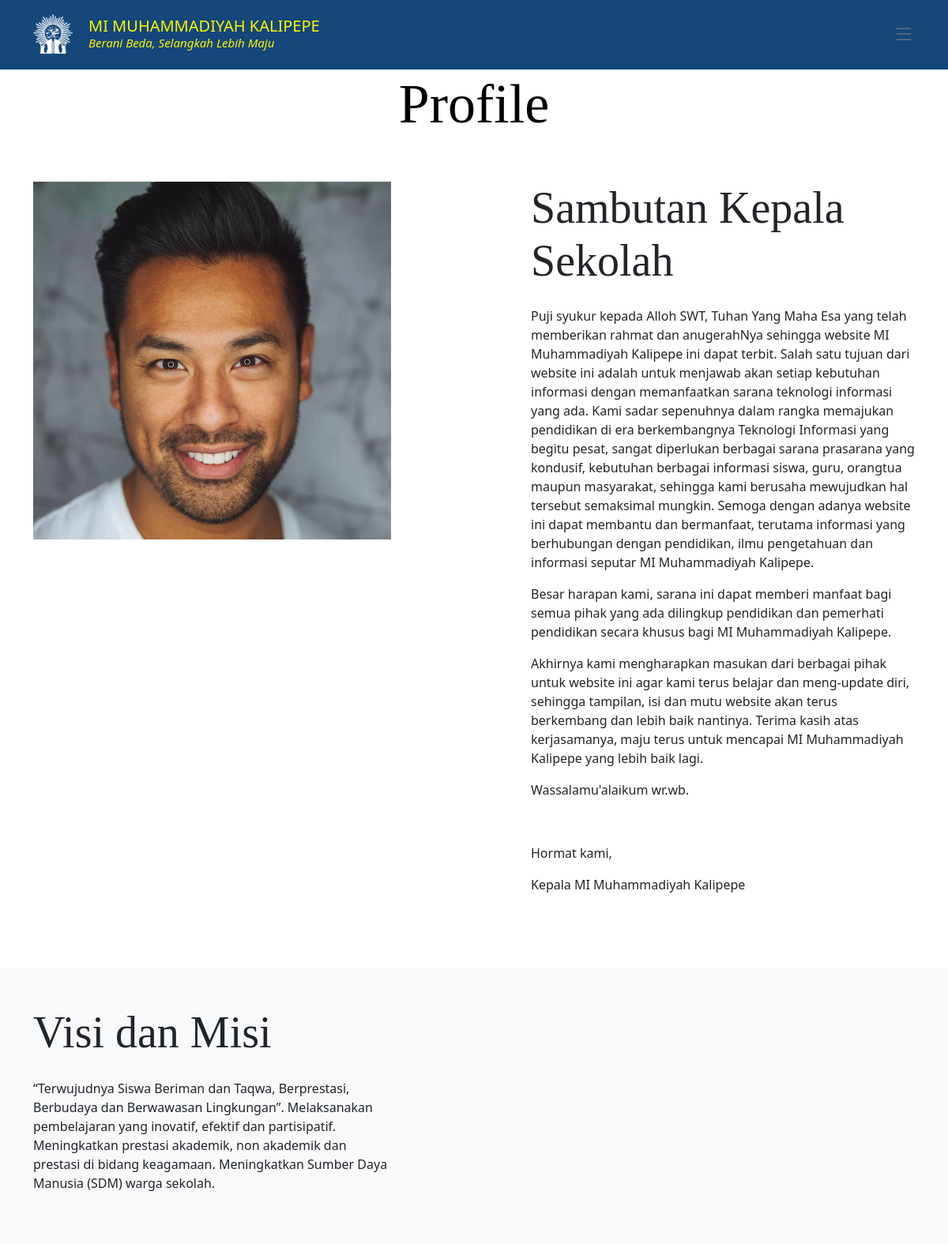
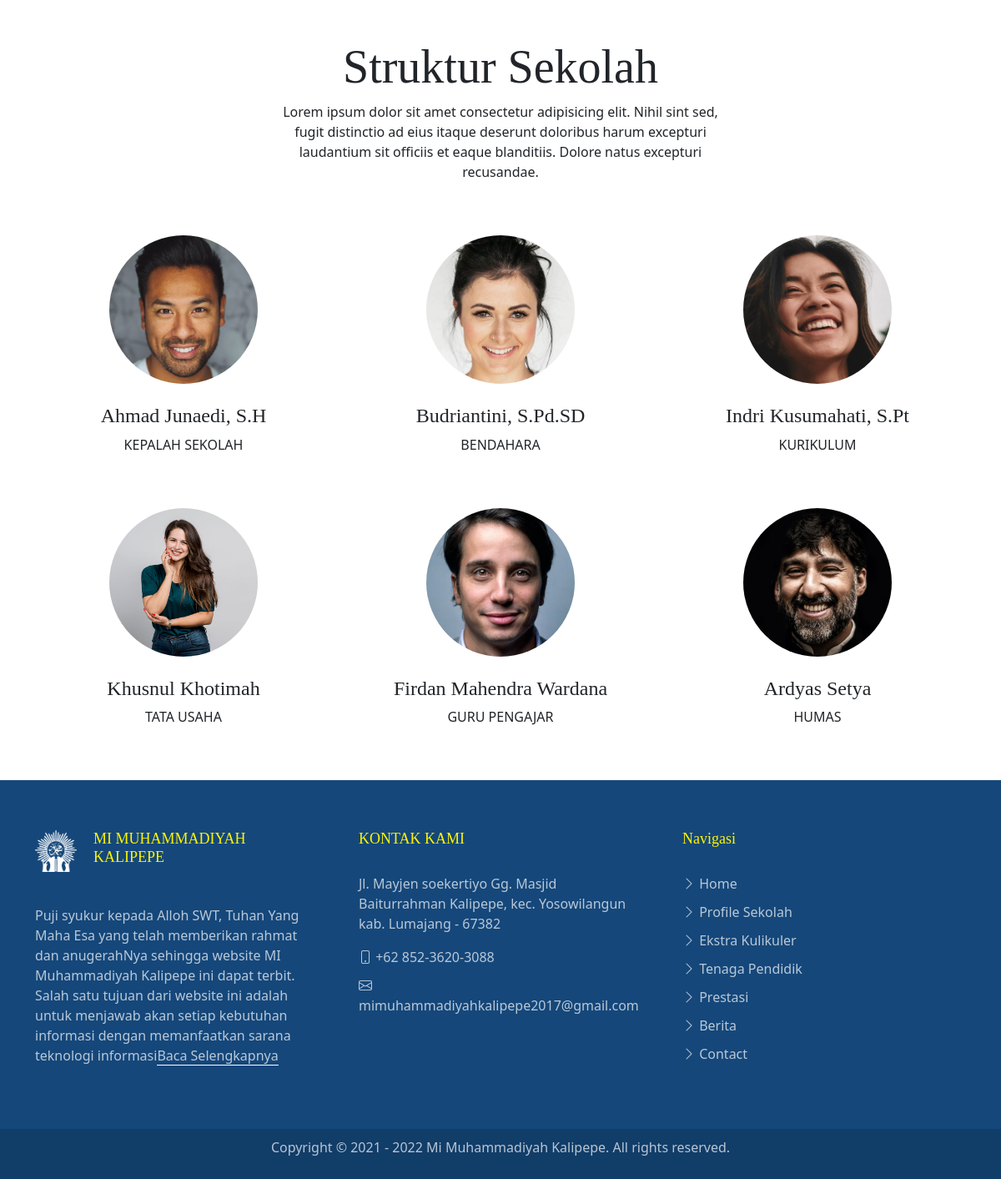
/index.php/home/profile, run on the app's committed database (2 pictures, top to bottom).
### tables this page shows
CREATE TABLE `tb_profile` (
  `id_profile` int(11) NOT NULL,
  `id_kategori` int(11) NOT NULL,
  `judul_profile` longtext NOT NULL,
  `deskripsi_profile` longtext NOT NULL,
  `gambar_profile` varchar(64) NOT NULL
);

CREATE TABLE `tb_struktur` (
  `id_struktur` int(11) NOT NULL,
  `nama_guru` varchar(64) NOT NULL,
  `nip_guru` int(18) NOT NULL,
  `id_jabatan` int(11) NOT NULL,
  `id_pendidikan` int(11) NOT NULL,
  `pendidikan_terakhir` varchar(64) NOT NULL,
  `foto_guru` varchar(64) NOT NULL
);

CREATE TABLE `tb_jabatan` (
  `id_jabatan` int(11) NOT NULL,
  `nama_jabatan` varchar(15) NOT NULL
);

### application/controllers/Home.php (called while the page is built, shortened)
<?php
class Home extends CI_Controller {
	public function __construct(){
		$this->load->model('main_model','', TRUE);
		$this->load->model('ModelProfile');
		$this->load->model('ModelStruktur');
		$this->load->model('ModelGuru');
		$this->load->model('ModelProfile');
		$this->load->model('ModelGaleri');
		$this->load->library('pagination');
		$this->load->helper('url');
	}
	public function profile(){
		$data['struktur'] = $this->ModelStruktur->read_struktur();
        $data['profile'] =$this->ModelProfile->read_profile()->result();
        $data['visi'] =$this->ModelProfile->read_profile_visi()->result();
		$this->load->view('profile',$data);
	}
}

### index.php (called while the page is built, shortened)
<?php
require_once BASEPATH.'core/CodeIgniter.php';

### application/models/ModelProfile.php (called while the page is built, shortened)
<?php
class ModelProfile extends CI_Model{
    function read_profile(){
        $this->db->select('*');
        $this->db->from('tb_profile');
        $this->db->where('id_kategori', '1');
        return $this->db->get();
    }
    function read_profile_visi(){
        $this->db->select('*');
        $this->db->from('tb_profile');
        $this->db->where('id_kategori', '2');
        return $this->db->get();
    }
}
 ?>

### application/models/ModelStruktur.php (called while the page is built, shortened)
<?php
class ModelStruktur extends CI_Model{
    function read_struktur(){
        $this->db->select('*');
        $this->db->from('tb_struktur');
        $this->db->join('tb_pendidikan','tb_pendidikan.id_pendidikan=tb_struktur.id_pendidikan');
        $this->db->join('tb_jabatan','tb_jabatan.id_jabatan=tb_struktur.id_jabatan');
        $this->db->order_by('id_struktur','ASC');
        $query = $this->db->get();
        return $query->result();
    }
}
 ?>

### application/views/profile.php (the view, shortened to what this page needs)
<!DOCTYPE html>
<html lang="en">
<head>
  <?php $this->load->view('_template/head') ?>
</head>
<body>
  <?php $this->load->view('_template/header') ?>
  <main id="main">
    <section>
      <div class="container" data-aos="fade-up">
        <div class="row">
          <div class="col-lg-12 text-center mb-5">
            <h1 class="page-title">Profile</h1>
          </div>
        </div>
        <div class="row mb-5">
          <?php foreach ($profile as $p) { ?>
          <div class="d-md-flex post-entry-2 half">
            <a href="#" class="me-4 thumbnail">
              <img src="<?php echo base_url().'assets/foto/profile/'.$p->gambar_profile ?>" alt="" class="img-fluid">
            </a>
            <div class="ps-md-5 mt-4 mt-md-0">
              <h2 class="mb-4 display-4"><?php echo $p->judul_profile ?></h2>
              <p><?php echo $p->deskripsi_profile ?></p>
            </div>
          </div>
        <?php } ?>
        </div>
      </div>
    </section>
    <section class="mb-5 bg-light py-5">
      <div class="container" data-aos="fade-up">
        <div class="row justify-content-between align-items-lg-center">
          <div class="col-lg-5 mb-4 mb-lg-0">
          <?php foreach ($visi as $v) { ?>
            <h2 class="mb-4 display-4"><?php echo $v->judul_profile ?></h2>
            <p><?php echo $v->deskripsi_profile ?></p>
          </div>
          <div class="col-lg-6">
          </div>
          <?php } ?>
        </div>
      </div>
    </section>
    <section>
      <div class="container" data-aos="fade-up">
        <div class="row">
          <div class="col-12 text-center mb-5">
            <div class="row justify-content-center">
              <div class="col-lg-6">
                <h2 class="display-4">Struktur Sekolah</h2>
                <p>Lorem ipsum dolor sit amet consectetur adipisicing elit. Nihil sint sed, fugit distinctio ad eius itaque deserunt doloribus harum excepturi laudantium sit officiis et eaque blanditiis. Dolore natus excepturi recusandae.</p>
              </div>
            </div>
          </div>
          <?php foreach ($struktur as $str): ?>
          <div class="col-lg-4 text-center mb-5">
            <img src="<?php echo base_url().'assets/foto/fotostruktur/'.$str->foto_guru ?>" alt="" class="img-fluid rounded-circle w-50 mb-4">
            <h4><?php echo $str->nama_guru ?></h4>
            <span class="d-block mb-3 text-uppercase"><?php echo $str->nama_jabatan ?></span>
          </div>
          <?php endforeach ?>
        </div>
      </div>
    </section>
  </main>
  <?php $this->load->view('_template/footer') ?>
</body>
</html>

### application/views/_template/footer.php
<footer id="footer" class="footer">
  <div class="footer-content">
    <div class="container">
      <div class="row g-5">
        <div class="col-lg-4">
          <div class="brand">
            <img src="assets/logo.png" width="50" height="50">
            <h3 class="footer-heading">MI MUHAMMADIYAH <br>KALIPEPE</h3>
          </div>
          <?php foreach ($profile as $prfl) { ?>
          <p><?php echo substr($prfl->deskripsi_profile, 0,306) ?><a href="<?php echo base_url('profile') ?>" class="footer-link-more">Baca Selengkapnya</a></p>
         <?php } ?>
        </div>
        <div class="col-6 col-lg-4">
          <h3 class="footer-heading">KONTAK KAMI</h3>
          <p>Jl. Mayjen soekertiyo Gg. Masjid Baiturrahman Kalipepe, kec. Yosowilangun kab. Lumajang - 67382</p>
          <ul class="footer-links list-unstyled">
            <li><i class="bi bi-phone"></i> +62 852-3620-3088</li>
            <li><i class="bi bi-envelope"></i> mimuhammadiyahkalipepe2017@gmail.com</li>
          </ul>
        </div>
        <div class="col-6 col-lg-2">
          <h3 class="footer-heading">Navigasi</h3>
          <ul class="footer-links list-unstyled">
            <li><a href="<?php echo base_url('home') ?>"><i class="bi bi-chevron-right"></i> Home</a></li>
            <li><a href="<?php echo base_url('profile') ?>"><i class="bi bi-chevron-right"></i> Profile Sekolah</a></li>
            <li><a href="<?php echo base_url('ekskul') ?>"><i class="bi bi-chevron-right"></i> Ekstra Kulikuler</a></li>
            <li><a href="<?php echo base_url('tenaga-pendidik') ?>"><i class="bi bi-chevron-right"></i> Tenaga Pendidik</a></li>
            <li><a href="<?php echo base_url('prestasi') ?>"><i class="bi bi-chevron-right"></i> Prestasi</a></li>
            <li><a href="<?php echo base_url('berita') ?>"><i class="bi bi-chevron-right"></i> Berita</a></li>
            <li><a href="<?php echo base_url('kontak') ?>"><i class="bi bi-chevron-right"></i> Contact</a></li>
          </ul>
        </div>
      </div>
    </div>
  </div>
  <div class="footer-legal">
    <div class="container">
      <div class="row justify-content-between">
        <div class="text-center">
          <div class="copyright" >
            <p>Copyright &copy; 2021 - <?php echo date("Y"); ?> Mi Muhammadiyah Kalipepe. All rights reserved.</p>
          </div>
        </div>
      </div>
    </div>
  </div>
</footer>

### assets/main/css/main.css (style rules this page uses)
:root { scroll-behavior: smooth; }
body { color: rgba(var(--color-primary-rgb), 1); }
a { color: var(--color-links); text-decoration: none; }
h1, h2, h3, h4, h5, h6 { font-family: var(--font-primary); }
#main { margin-top: 90px; }
section { overflow: hidden; }
.page-title { font-size: 70px; color: var(--color-black); }
section { scroll-margin-top: 70px; }
.post-entry-2 { margin-bottom: 30px; }
.post-entry-2 .thumbnail { flex: 0 0 65%; }
.post-entry-2.half .thumbnail { flex: 0 0 50%; }
.footer { overflow: hidden; background-color: #15477A; font-size: 16px; color: rgba(var(--color-white-rgb), 0.7); }
.footer .footer-content { padding: 60px 0; }
.footer a.footer-link-more { color: rgba(var(--color-white-rgb), 0.7); display: inline-block; position: relative; }
.footer a.footer-link-more:before { content: ""; position: absolute; bottom: 0; left: 0; right: 0; height: 1px; background: var(--color-white); }
.footer .footer-heading { color: #FDF500; margin-bottom: 20px; padding-bottom: 10px; font-size: 18px; }
.footer .footer-links li { margin-bottom: 10px; }
.footer .footer-links li a { color: rgba(var(--color-white-rgb), 0.7); }
.footer .footer-legal { background-color: #113d69; padding: 10px 0; }

### assets/main/style.css (style rules this page uses)
.brand { display: flex; }
.brand img { margin-right: 20px; }

### data on the page
tb_profile: gambar_profile (picture), judul_profile "Sambutan Kepala Sekolah", deskripsi_profile "Puji syukur kepada Alloh SWT, Tuhan Yang Maha Esa yang telah memberikan rahmat dan anugerahNya sehingga website MI Muhammadiyah Kalipepe ini dapat terbit. Salah satu tujuan dari website ini adalah untuk menjawab akan setiap kebutuhan informasi dengan memanfaatkan sarana teknologi informasi yang ada. Kami sadar sepenuhnya dalam rangka memajukan pendidikan di era berkembangnya Teknologi Informasi yang begitu pesat, sangat diperlukan berbagai sarana prasarana yang kondusif, kebutuhan berbagai informasi siswa, guru, orangtua maupun masyarakat, sehingga kami berusaha mewujudkan hal tersebut semaksimal mungkin. Semoga dengan adanya website ini dapat membantu dan bermanfaat, terutama informasi…", deskripsi_profile "Puji syukur kepada Alloh SWT, Tuhan Yang Maha Esa yang telah memberikan rahmat dan anugerahNya sehingga website MI Muhammadiyah Kalipepe ini dapat terbit. Salah satu tujuan dari website ini adalah untuk menjawab akan setiap kebutuhan informasi dengan memanfaatkan sarana teknologi informasi"
tb_profile: judul_profile "Visi dan Misi", deskripsi_profile "“Terwujudnya Siswa Beriman dan Taqwa, Berprestasi, Berbudaya dan Berwawasan Lingkungan”. Melaksanakan pembelajaran yang inovatif, efektif dan partisipatif. Meningkatkan prestasi akademik, non akademik dan prestasi di bidang keagamaan. Meningkatkan Sumber Daya Manusia (SDM) warga sekolah."
tb_struktur: foto_guru (picture), nama_guru "Ahmad Junaedi, S.H", id_jabatan.nama_jabatan "KEPALAH SEKOLAH"
tb_struktur: foto_guru (picture), nama_guru "Budriantini, S.Pd.SD", id_jabatan.nama_jabatan "BENDAHARA"
tb_struktur: foto_guru (picture), nama_guru "Indri Kusumahati, S.Pt", id_jabatan.nama_jabatan "KURIKULUM"
tb_struktur: foto_guru (picture), nama_guru "Khusnul Khotimah", id_jabatan.nama_jabatan "TATA USAHA"
tb_struktur: foto_guru (picture), nama_guru "Firdan Mahendra Wardana", id_jabatan.nama_jabatan "GURU PENGAJAR"
tb_struktur: foto_guru (picture), nama_guru "Ardyas Setya", id_jabatan.nama_jabatan "HUMAS"
